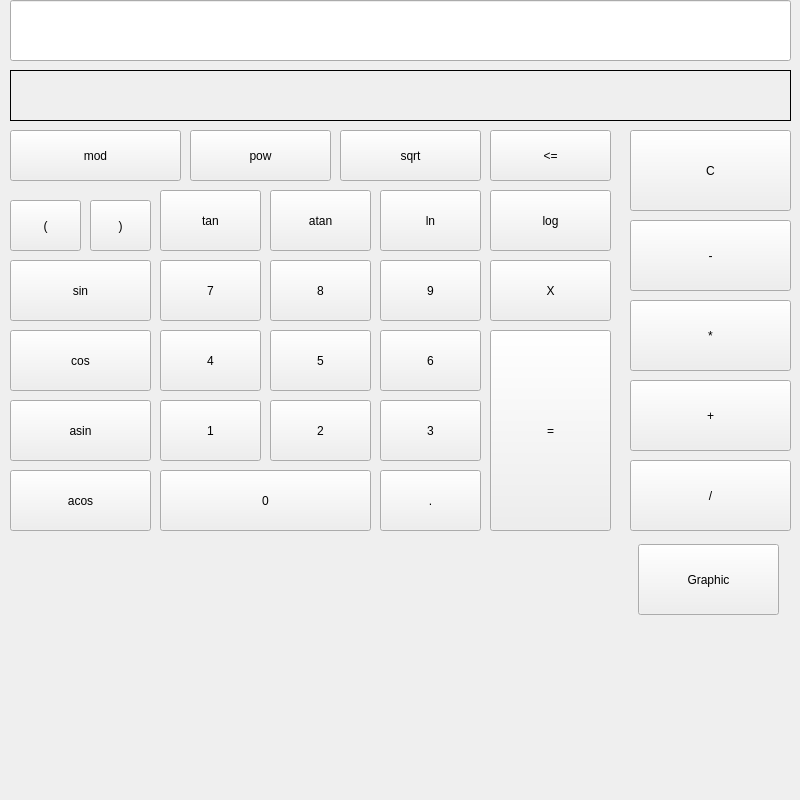
    <widget class="QWidget" name="tab">
     <attribute name="title">
      <string>Стандартный</string>
     </attribute>
     <widget class="QLineEdit" name="lineEdit">
      <property name="geometry">
       <rect>
        <x>10</x>
        <y>0</y>
        <width>781</width>
        <height>61</height>
       </rect>
      </property>
      <property name="font">
       <font>
        <pointsize>16</pointsize>
       </font>
      </property>
      <property name="toolTipDuration">
       <number>0</number>
      </property>
      <property name="styleSheet">
       <string notr="true"/>
      </property>
      <property name="locale">
       <locale language="English" country="UnitedStates"/>
      </property>
      <property name="inputMethodHints">
       <set>Qt::ImhLowercaseOnly</set>
      </property>
      <property name="text">
       <string/>
      </property>
      <property name="alignment">
       <set>Qt::AlignRight|Qt::AlignTrailing|Qt::AlignVCenter</set>
      </property>
     </widget>
     <widget class="QPushButton" name="pushButton_mod">
      <property name="geometry">
       <rect>
        <x>10</x>
        <y>130</y>
        <width>171</width>
        <height>51</height>
       </rect>
      </property>
      <property name="text">
       <string>mod</string>
      </property>
     </widget>
     <widget class="QPushButton" name="pushButton_mul">
      <property name="geometry">
       <rect>
        <x>630</x>
        <y>300</y>
        <width>161</width>
        <height>71</height>
       </rect>
      </property>
      <property name="text">
       <string>*</string>
      </property>
     </widget>
     <widget class="QPushButton" name="pushButton_bs">
      <property name="geometry">
       <rect>
        <x>490</x>
        <y>130</y>
        <width>121</width>
        <height>51</height>
       </rect>
      </property>
      <property name="text">
       <string>&lt;=</string>
      </property>
     </widget>
     <widget class="QPushButton" name="pushButton_c">
      <property name="geometry">
       <rect>
        <x>630</x>
        <y>130</y>
        <width>161</width>
        <height>81</height>
       </rect>
      </property>
      <property name="text">
       <string>C</string>
      </property>
     </widget>
     <widget class="QPushButton" name="pushButton_log">
      <property name="geometry">
       <rect>
        <x>490</x>
        <y>190</y>
        <width>121</width>
        <height>61</height>
       </rect>
      </property>
      <property name="text">
       <string>log</string>
      </property>
     </widget>
     <widget class="QPushButton" name="pushButton_9">
      <property name="geometry">
       <rect>
        <x>380</x>
        <y>260</y>
        <width>101</width>
        <height>61</height>
       </rect>
      </property>
      <property name="text">
       <string>9</string>
      </property>
     </widget>
     <widget class="QPushButton" name="pushButton_close">
      <property name="geometry">
       <rect>
        <x>90</x>
        <y>200</y>
        <width>61</width>
        <height>51</height>
       </rect>
      </property>
      <property name="text">
       <string>)</string>
      </property>
     </widget>
     <widget class="QPushButton" name="pushButton_cos">
      <property name="geometry">
       <rect>
        <x>10</x>
        <y>330</y>
        <width>141</width>
        <height>61</height>
       </rect>
      </property>
      <property name="text">
       <string>cos</string>
      </property>
     </widget>
     <widget class="QPushButton" name="pushButton_8">
      <property name="geometry">
       <rect>
        <x>270</x>
        <y>260</y>
        <width>101</width>
        <height>61</height>
       </rect>
      </property>
      <property name="text">
       <string>8</string>
      </property>
     </widget>
     <widget class="QPushButton" name="pushButton_atan">
      <property name="geometry">
       <rect>
        <x>270</x>
        <y>190</y>
        <width>101</width>
        <height>61</height>
       </rect>
      </property>
      <property name="text">
       <string>atan</string>
      </property>
     </widget>
     <widget class="QPushButton" name="pushButton_4">
      <property name="geometry">
       <rect>
        <x>160</x>
        <y>330</y>
        <width>101</width>
        <height>61</height>
       </rect>
      </property>
      <property name="text">
       <string>4</string>
      </property>
     </widget>
     <widget class="QPushButton" name="pushButton_tan">
      <property name="geometry">
       <rect>
        <x>160</x>
        <y>190</y>
        <width>101</width>
        <height>61</height>
       </rect>
      </property>
      <property name="text">
       <string>tan</string>
      </property>
     </widget>
     <widget class="QPushButton" name="pushButton_x">
      <property name="geometry">
       <rect>
        <x>490</x>
        <y>260</y>
        <width>121</width>
        <height>61</height>
       </rect>
      </property>
      <property name="text">
       <string>X</string>
      </property>
     </widget>
     <widget class="QPushButton" name="pushButton_2">
      <property name="geometry">
       <rect>
        <x>270</x>
        <y>400</y>
        <width>101</width>
        <height>61</height>
       </rect>
      </property>
      <property name="text">
       <string>2</string>
      </property>
     </widget>
     <widget class="QPushButton" name="pushButton_div">
      <property name="geometry">
       <rect>
        <x>630</x>
        <y>460</y>
        <width>161</width>
        <height>71</height>
       </rect>
      </property>
      <property name="text">
       <string>/</string>
      </property>
     </widget>
     <widget class="QLabel" name="result_label">
      <property name="geometry">
       <rect>
        <x>10</x>
        <y>70</y>
        <width>781</width>
        <height>51</height>
       </rect>
      </property>
      <property name="font">
       <font>
        <pointsize>16</pointsize>
       </font>
      </property>
      <property name="autoFillBackground">
       <bool>false</bool>
      </property>
      <property name="frameShape">
       <enum>QFrame::Box</enum>
      </property>
      <property name="frameShadow">
       <enum>QFrame::Plain</enum>
      </property>
      <property name="text">
       <string notr="true"/>
      </property>
      <property name="textFormat">
       <enum>Qt::PlainText</enum>
      </property>
      <property name="alignment">
       <set>Qt::AlignRight|Qt::AlignTrailing|Qt::AlignVCenter</set>
      </property>
     </widget>
     <widget class="QPushButton" name="pushButton_1">
      <property name="geometry">
       <rect>
        <x>160</x>
        <y>400</y>
        <width>101</width>
        <height>61</height>
       </rect>
      </property>
      <property name="text">
       <string>1</string>
      </property>
      <property name="flat">
       <bool>false</bool>
      </property>
     </widget>
     <widget class="QPushButton" name="pushButton_5">
      <property name="geometry">
       <rect>
        <x>270</x>
        <y>330</y>
        <width>101</width>
        <height>61</height>
       </rect>
      </property>
      <property name="text">
       <string>5</string>
      </property>
     </widget>
     <widget class="QPushButton" name="pushButton_asin">
      <property name="geometry">
       <rect>
        <x>10</x>
        <y>400</y>
        <width>141</width>
        <height>61</height>
       </rect>
      </property>
      <property name="text">
       <string>asin</string>
      </property>
     </widget>
     <widget class="QPushButton" name="pushButton_ln">
      <property name="geometry">
       <rect>
        <x>380</x>
        <y>190</y>
        <width>101</width>
        <height>61</height>
       </rect>
      </property>
      <property name="text">
       <string>ln</string>
      </property>
     </widget>
     <widget class="QPushButton" name="pushButton_open">
      <property name="geometry">
       <rect>
        <x>10</x>
        <y>200</y>
        <width>71</width>
        <height>51</height>
       </rect>
      </property>
      <property name="text">
       <string>(</string>
      </property>
     </widget>
     <widget class="QPushButton" name="pushButton_6">
      <property name="geometry">
       <rect>
        <x>380</x>
        <y>330</y>
        <width>101</width>
        <height>61</height>
       </rect>
      </property>
      <property name="text">
       <string>6</string>
      </property>
     </widget>
     <widget class="QPushButton" name="graphic_button">
      <property name="geometry">
       <rect>
        <x>638</x>
        <y>544</y>
        <width>141</width>
        <height>71</height>
       </rect>
      </property>
      <property name="text">
       <string>Graphic</string>
      </property>
     </widget>
     <widget class="QPushButton" name="pushButton_acos">
      <property name="geometry">
       <rect>
        <x>10</x>
        <y>470</y>
        <width>141</width>
        <height>61</height>
       </rect>
      </property>
      <property name="text">
       <string>acos</string>
      </property>
     </widget>
     <widget class="QPushButton" name="pushButton_7">
      <property name="geometry">
       <rect>
        <x>160</x>
        <y>260</y>
        <width>101</width>
        <height>61</height>
       </rect>
      </property>
      <property name="text">
       <string>7</string>
      </property>
     </widget>
     <widget class="QPushButton" name="pushButton_0">
      <property name="geometry">
       <rect>
        <x>160</x>
        <y>470</y>
        <width>211</width>
        <height>61</height>
       </rect>
      </property>
      <property name="text">
       <string>0</string>
      </property>
     </widget>
     <widget class="QPushButton" name="pushButton_pow">
      <property name="geometry">
       <rect>
        <x>190</x>
        <y>130</y>
        <width>141</width>
        <height>51</height>
       </rect>
      </property>
      <property name="text">
       <string>pow</string>
      </property>
     </widget>
     <widget class="QPushButton" name="pushButton_sqrt">
      <property name="geometry">
       <rect>
        <x>340</x>
        <y>130</y>
        <width>141</width>
        <height>51</height>
       </rect>
      </property>
      <property name="text">
       <string>sqrt</string>
      </property>
     </widget>
     <widget class="QPushButton" name="pushButton_3">
      <property name="geometry">
       <rect>
        <x>380</x>
        <y>400</y>
        <width>101</width>
        <height>61</height>
       </rect>
      </property>
      <property name="text">
       <string>3</string>
      </property>
     </widget>
     <widget class="QPushButton" name="pushButton_minus">
      <property name="geometry">
       <rect>
        <x>630</x>
        <y>220</y>
        <width>161</width>
        <height>71</height>
       </rect>
      </property>
      <property name="text">
       <string>-</string>
      </property>
     </widget>
     <widget class="QPushButton" name="btnRavno">
      <property name="geometry">
       <rect>
        <x>490</x>
        <y>330</y>
        <width>121</width>
        <height>201</height>
       </rect>
      </property>
      <property name="text">
       <string>=</string>
      </property>
     </widget>
     <widget class="QPushButton" name="pushButton_sin">
      <property name="geometry">
       <rect>
        <x>10</x>
        <y>260</y>
        <width>141</width>
        <height>61</height>
       </rect>
      </property>
      <property name="text">
       <string>sin</string>
      </property>
     </widget>
     <widget class="QPushButton" name="pushButton_tochka">
      <property name="geometry">
       <rect>
        <x>380</x>
        <y>470</y>
        <width>101</width>
        <height>61</height>
       </rect>
      </property>
      <property name="text">
       <string>.</string>
      </property>
     </widget>
     <widget class="QPushButton" name="pushButton_plus">
      <property name="geometry">
       <rect>
        <x>630</x>
        <y>380</y>
        <width>161</width>
        <height>71</height>
       </rect>
      </property>
      <property name="text">
       <string>+</string>
      </property>
     </widget>
     <widget class="QCustomPlot" name="graphicsView" native="true">
      <property name="geometry">
       <rect>
        <x>10</x>
        <y>540</y>
        <width>621</width>
        <height>251</height>
       </rect>
      </property>
     </widget>
    </widget>
